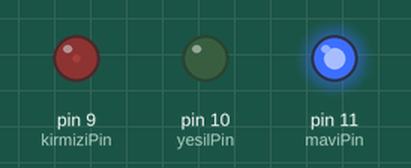
Recording of a sketch running on a simulated Arduino Uno, built with avr-gcc and run on an emulated ATmega328P. On the bench: output pins drawn as LEDs (lit = HIGH).

Above: at 0.05 s.
At 2.8 s:
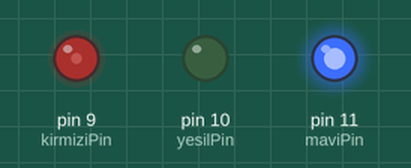
At 3.95 s:
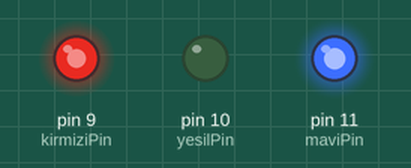
At 5.6 s:
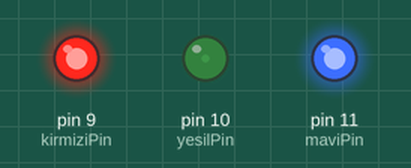
At 8.4 s:
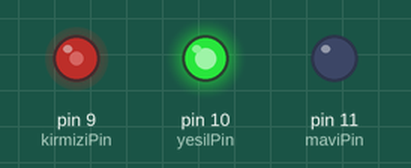
At 11.25 s:
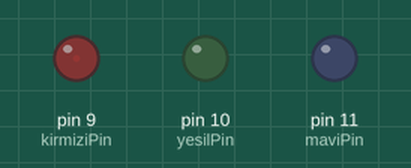
Timing chart, 0 to 14.7 s (numbered marks = the images above):
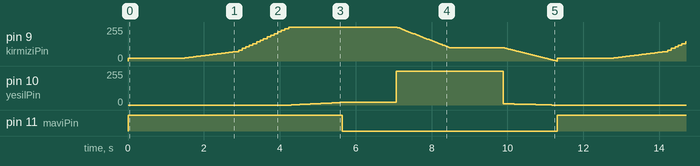

Measured:
- by itself, pin 11 (maviPin): alternates HIGH for 5.6 s and LOW for 5.7 s

The sketch:

Rgb.ino
```cpp
#define kirmiziPin 9
#define yesilPin 10
#define maviPin 11

int kirmizi;
int yesil;
int mavi;
float r,g,b;
float r1,g1,b1;
int r2,g2,b2;
int r3,g3,b3;
int x=9;
int y=3;
int renkler[11][3]={
  {20,255,255},  //kırmızı
  {20,0,255},   //turuncu
  {70,0,255},   //sarı
  {255,0,255},  //yeşil
  {255,20,0},   //turkuaz
  {255,255,0},  //mavi
  {100,255,0},  //mor
  {100,10,0},  //beyaz
};

void renkAyarla(int kirmizi, int yesil, int mavi) {
  analogWrite(kirmiziPin, kirmizi);
  analogWrite(yesilPin, yesil);
  analogWrite(maviPin, mavi);
}

void setup() {
  //pinMode(kirmiziPin, OUTPUT);
  //pinMode(yesilPin, OUTPUT);
  //pinMode(maviPin, OUTPUT);
  Serial.begin(9600);
}

void loop() {
  //r=255;g=0;b=0;
  //renkAyarla(255, 0, 0); //kirmizi
  for(int i=0;i<x;i++){
      r=renkler[i][0]; r2=renkler[i+1][0];
      g=renkler[i][1]; g2=renkler[i+1][1];
      b=renkler[i][2]; b2=renkler[i+1][2];
      if(i==7) i=-1;
      r1=(r2-r)/200.0;
      g1=(g2-g)/200.0;
      b1=(b2-b)/200.0;
      for(int m=0;m<200;m++){
        r+=r1;
        g+=g1;
        b+=b1;
        /*Serial.print(m);
        Serial.print(" Kırmızı:");
        Serial.print(r);
        Serial.print("  Yeşil:");
        Serial.print(g);
        Serial.print("  Mavi:");
        Serial.println(b);*/
        renkAyarla(r, g, b);
        delay(7);
      }
   }
    /*renkAyarla(0, 255, 255); //kirmizi
    delay(1500);
    renkAyarla(20, 0, 255); //turuncu
    delay(1500);
    renkAyarla(70, 0, 255); //sarı
    delay(1500);
    renkAyarla(255, 0, 255); //yeşil
    delay(1500);
    renkAyarla(255, 20, 0); //turkuaz
    delay(1500);
    renkAyarla(255, 255, 0); //mavi
    delay(1500);
    renkAyarla(100, 255, 0); //mor
    delay(1500);*/
    //renkAyarla(100, 10, 0); //beyaz
    //delay(1500);
}
```
